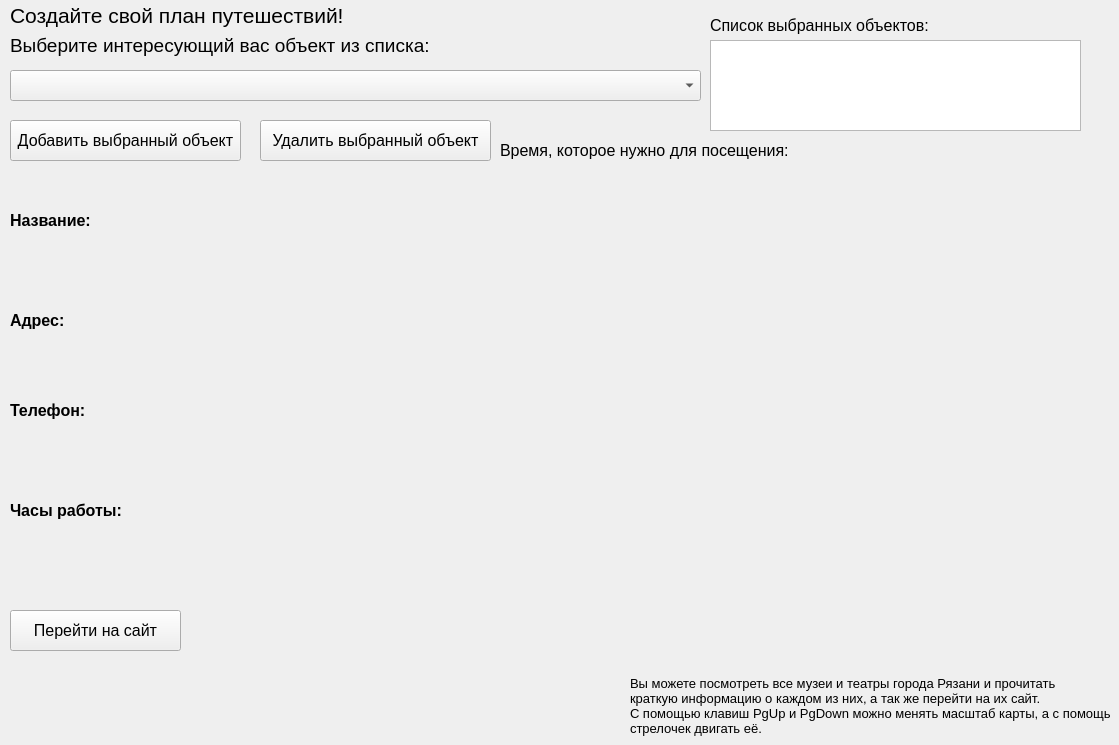
<?xml version="1.0" encoding="UTF-8"?>
<ui version="4.0">
 <class>MainWindow</class>
 <widget class="QMainWindow" name="MainWindow">
  <property name="geometry">
   <rect>
    <x>0</x>
    <y>0</y>
    <width>1119</width>
    <height>745</height>
   </rect>
  </property>
  <property name="font">
   <font>
    <pointsize>12</pointsize>
   </font>
  </property>
  <property name="focusPolicy">
   <enum>Qt::ClickFocus</enum>
  </property>
  <property name="windowTitle">
   <string>Справочник путешественника</string>
  </property>
  <widget class="QWidget" name="centralwidget">
   <widget class="QLabel" name="image">
    <property name="geometry">
     <rect>
      <x>510</x>
      <y>210</y>
      <width>600</width>
      <height>450</height>
     </rect>
    </property>
    <property name="text">
     <string/>
    </property>
   </widget>
   <widget class="QLabel" name="label">
    <property name="geometry">
     <rect>
      <x>10</x>
      <y>0</y>
      <width>341</width>
      <height>31</height>
     </rect>
    </property>
    <property name="font">
     <font>
      <pointsize>16</pointsize>
     </font>
    </property>
    <property name="text">
     <string>Создайте свой план путешествий!</string>
    </property>
   </widget>
   <widget class="QComboBox" name="comboBox">
    <property name="geometry">
     <rect>
      <x>10</x>
      <y>70</y>
      <width>691</width>
      <height>31</height>
     </rect>
    </property>
    <property name="font">
     <font>
      <pointsize>11</pointsize>
     </font>
    </property>
   </widget>
   <widget class="QLabel" name="label_2">
    <property name="geometry">
     <rect>
      <x>10</x>
      <y>210</y>
      <width>91</width>
      <height>21</height>
     </rect>
    </property>
    <property name="font">
     <font>
      <pointsize>12</pointsize>
      <weight>75</weight>
      <bold>true</bold>
     </font>
    </property>
    <property name="text">
     <string>Название:</string>
    </property>
   </widget>
   <widget class="QLabel" name="label_name">
    <property name="geometry">
     <rect>
      <x>10</x>
      <y>240</y>
      <width>481</width>
      <height>61</height>
     </rect>
    </property>
    <property name="text">
     <string/>
    </property>
   </widget>
   <widget class="QLabel" name="label_3">
    <property name="geometry">
     <rect>
      <x>10</x>
      <y>310</y>
      <width>91</width>
      <height>21</height>
     </rect>
    </property>
    <property name="font">
     <font>
      <pointsize>12</pointsize>
      <weight>75</weight>
      <bold>true</bold>
     </font>
    </property>
    <property name="text">
     <string>Адрес:</string>
    </property>
   </widget>
   <widget class="QLabel" name="label_address">
    <property name="geometry">
     <rect>
      <x>10</x>
      <y>340</y>
      <width>481</width>
      <height>51</height>
     </rect>
    </property>
    <property name="text">
     <string/>
    </property>
   </widget>
   <widget class="QLabel" name="label_4">
    <property name="geometry">
     <rect>
      <x>10</x>
      <y>400</y>
      <width>91</width>
      <height>21</height>
     </rect>
    </property>
    <property name="font">
     <font>
      <pointsize>12</pointsize>
      <weight>75</weight>
      <bold>true</bold>
     </font>
    </property>
    <property name="text">
     <string>Телефон:</string>
    </property>
   </widget>
   <widget class="QLabel" name="label_phone">
    <property name="geometry">
     <rect>
      <x>10</x>
      <y>440</y>
      <width>481</width>
      <height>51</height>
     </rect>
    </property>
    <property name="text">
     <string/>
    </property>
   </widget>
   <widget class="QLabel" name="label_5">
    <property name="geometry">
     <rect>
      <x>10</x>
      <y>500</y>
      <width>141</width>
      <height>21</height>
     </rect>
    </property>
    <property name="font">
     <font>
      <pointsize>12</pointsize>
      <weight>75</weight>
      <bold>true</bold>
     </font>
    </property>
    <property name="text">
     <string>Часы работы:</string>
    </property>
   </widget>
   <widget class="QLabel" name="label_hours">
    <property name="geometry">
     <rect>
      <x>10</x>
      <y>530</y>
      <width>481</width>
      <height>61</height>
     </rect>
    </property>
    <property name="text">
     <string/>
    </property>
   </widget>
   <widget class="QPushButton" name="pushButton">
    <property name="geometry">
     <rect>
      <x>10</x>
      <y>610</y>
      <width>171</width>
      <height>41</height>
     </rect>
    </property>
    <property name="text">
     <string>Перейти на сайт</string>
    </property>
   </widget>
   <widget class="QLabel" name="label_error">
    <property name="geometry">
     <rect>
      <x>10</x>
      <y>670</y>
      <width>291</width>
      <height>41</height>
     </rect>
    </property>
    <property name="text">
     <string/>
    </property>
   </widget>
   <widget class="QLabel" name="label_6">
    <property name="geometry">
     <rect>
      <x>630</x>
      <y>670</y>
      <width>481</width>
      <height>71</height>
     </rect>
    </property>
    <property name="font">
     <font>
      <pointsize>10</pointsize>
     </font>
    </property>
    <property name="text">
     <string>Вы можете посмотреть все музеи и театры города Рязани и прочитать
краткую информацию о каждом из них, а так же перейти на их сайт.
С помощью клавиш PgUp и PgDown можно менять масштаб карты, а с помощью
стрелочек двигать её.</string>
    </property>
   </widget>
   <widget class="QLabel" name="label_7">
    <property name="geometry">
     <rect>
      <x>10</x>
      <y>30</y>
      <width>681</width>
      <height>31</height>
     </rect>
    </property>
    <property name="font">
     <font>
      <pointsize>14</pointsize>
     </font>
    </property>
    <property name="text">
     <string>Выберите интересующий вас объект из списка:</string>
    </property>
   </widget>
   <widget class="QPushButton" name="addButton">
    <property name="geometry">
     <rect>
      <x>10</x>
      <y>120</y>
      <width>231</width>
      <height>41</height>
     </rect>
    </property>
    <property name="text">
     <string>Добавить выбранный объект</string>
    </property>
   </widget>
   <widget class="QPushButton" name="delButton">
    <property name="geometry">
     <rect>
      <x>260</x>
      <y>120</y>
      <width>231</width>
      <height>41</height>
     </rect>
    </property>
    <property name="text">
     <string>Удалить выбранный объект</string>
    </property>
   </widget>
   <widget class="QLabel" name="label_8">
    <property name="geometry">
     <rect>
      <x>710</x>
      <y>10</y>
      <width>221</width>
      <height>31</height>
     </rect>
    </property>
    <property name="text">
     <string>Список выбранных объектов:</string>
    </property>
   </widget>
   <widget class="QTextEdit" name="textEdit">
    <property name="geometry">
     <rect>
      <x>710</x>
      <y>40</y>
      <width>371</width>
      <height>91</height>
     </rect>
    </property>
    <property name="readOnly">
     <bool>true</bool>
    </property>
   </widget>
   <widget class="QLabel" name="label_9">
    <property name="geometry">
     <rect>
      <x>500</x>
      <y>130</y>
      <width>301</width>
      <height>41</height>
     </rect>
    </property>
    <property name="text">
     <string>Время, которое нужно для посещения:</string>
    </property>
   </widget>
   <widget class="QLabel" name="label_time">
    <property name="geometry">
     <rect>
      <x>790</x>
      <y>130</y>
      <width>311</width>
      <height>41</height>
     </rect>
    </property>
    <property name="text">
     <string/>
    </property>
   </widget>
   <widget class="QLabel" name="label_warning">
    <property name="geometry">
     <rect>
      <x>500</x>
      <y>160</y>
      <width>591</width>
      <height>51</height>
     </rect>
    </property>
    <property name="styleSheet">
     <string notr="true">color: rgb(255, 0, 0);</string>
    </property>
    <property name="text">
     <string/>
    </property>
   </widget>
  </widget>
 </widget>
 <resources/>
 <connections/>
</ui>
